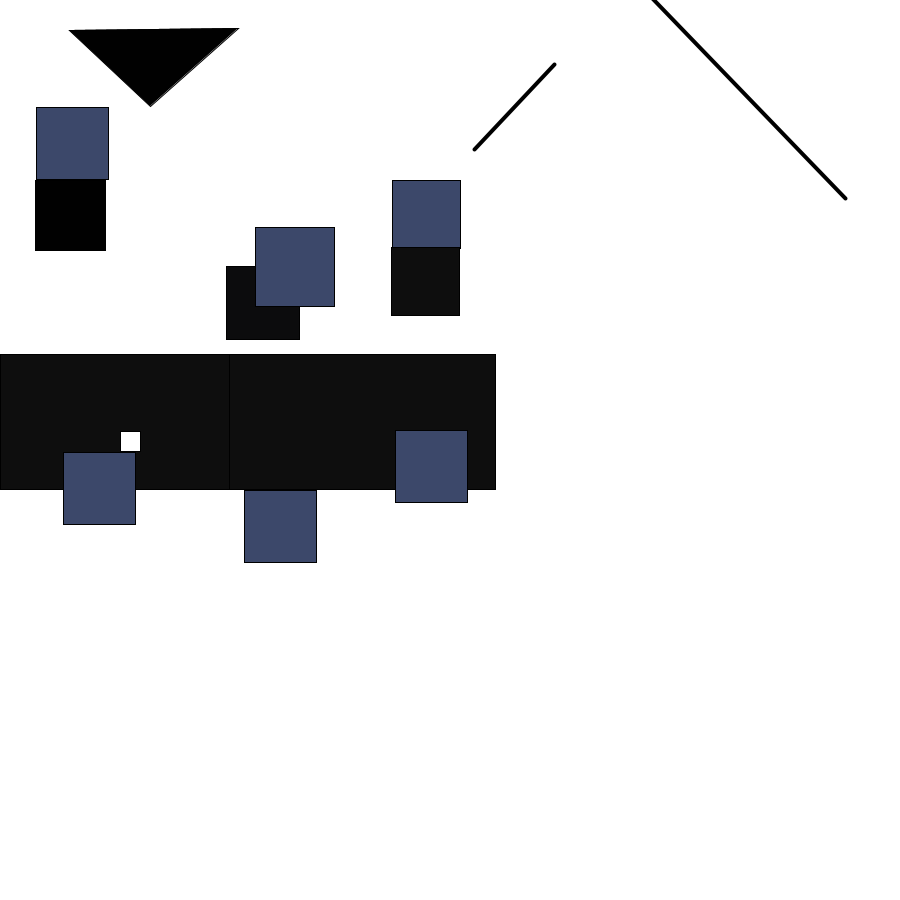
Frame 1 (no input)
Frame 60 (the mouse pressed at the canvas centre just before this capture): identical to frame 1, image omitted
Frame 120 (the mouse held since frame 60 and released just before this capture): identical to frame 1, image omitted

The Processing sketch that drew this single still picture (run headless with seeded random() and noise(); from frame 60 on, the mouse is pressed at the canvas centre):

// Processing sketch: Art_recreate
// ── Art_recreate.pde
void setup() {
  size(900, 900);
}


void draw() {
  background(255);

  //squares

  fill(#3c486a);
  square(36, 107, 72);

  fill(1); //set color of 1st square
  square(35, 180, 70); //left blue square
  //left black square
  fill(#0c0c0d);    //set color of 2nd square
  square(226, 266, 73);  //2nd set square black
  fill(#3c486a);  //set color 2nd square blue
  square(255, 227, 79); ///2nd set square blue on top

  fill(1);
  triangle(238, 28, 69, 30, 150, 106); //triangle on top


  fill(#3c486a); //set color of 3rd set of  square
  square(392, 180, 68); //left blue square
  //left black square
  fill(#0e0e0e);    //set color of 3rd square
  square(391, 247, 68);  //2nd set square black


//lines 
  fill(#0e0e0e);
  PVector anchorA = new PVector(554,64);
  PVector anchorB = new PVector(474,149);
  strokeWeight(4);
  line(anchorA.x,anchorA.y,anchorB.x,anchorB.y);
    
  
  PVector anchorC = new PVector(651,-3);
  PVector anchorD = new PVector(845,198);  
  line(anchorC.x,anchorC.y,anchorD.x,anchorD.y);
  strokeWeight(1);
  
  rect(0,354,271,135);
  rect(229,354,266,135);
  
  fill(#3c486a);
  square(395,430,72);   //middle square
  square(63,452,72);  //first square
  square(244,490,72);  //end square in retancle
  fill(255);
  
  square(120,431,20); 
  
  
  //triangle(238, 28, 69, 30, 150, 106); //triangle on top
  
  
  if(frameCount == 1) {
    String filename = "output";
    save(filename + ".png");
    print("canvas saved as " + filename + ".png");
  }
  
}
